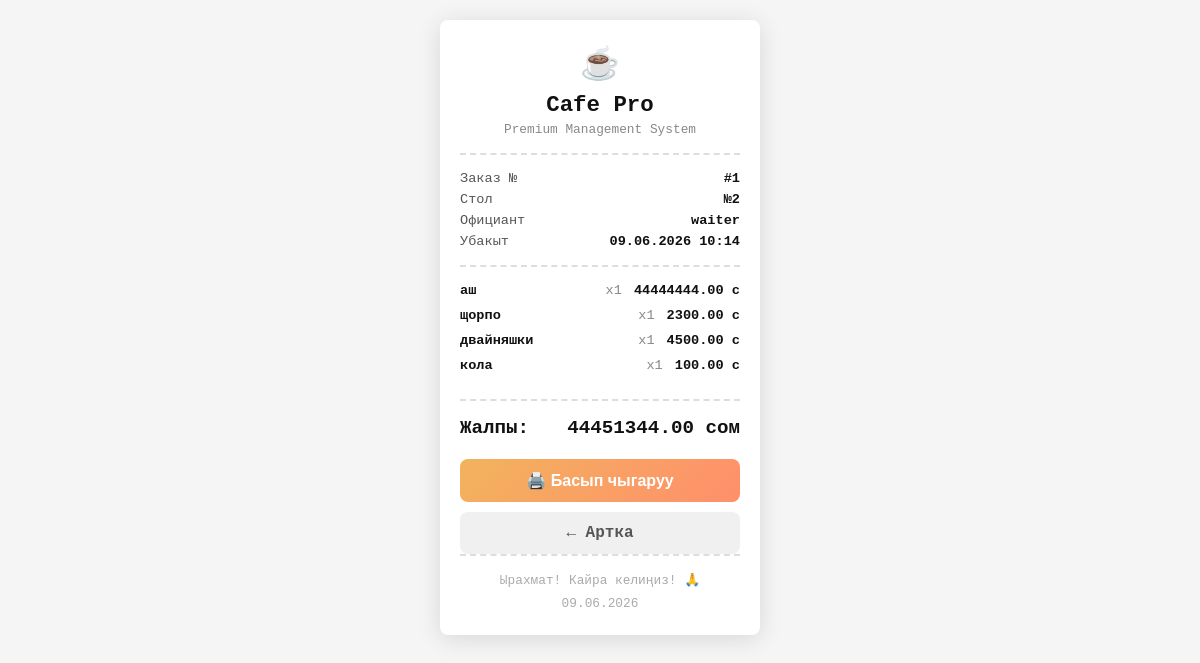
The page /receipt/1/ (signed in) on the database its author committed.
### cafe/models.py (models this page shows, shortened)
class Order(models.Model):
    STATUS_CHOICES = [
        ('open', 'Ачык'),
        ('closed', 'Жабык'),
        ('cancelled', 'Жокко чыгарылган'),
    ]
    table = models.ForeignKey(Table, on_delete=models.CASCADE)
    waiter = models.ForeignKey(User, on_delete=models.CASCADE)
    status = models.CharField(max_length=20, choices=STATUS_CHOICES, default='open')
    created_at = models.DateTimeField(auto_now_add=True)
    closed_at = models.DateTimeField(null=True, blank=True)
    def total(self):
        return sum(item.subtotal() for item in self.orderitem_set.all())

class Table(models.Model):
    STATUS_CHOICES = [
        ('free', 'Бош'),
        ('busy', 'Ээленген'),
        ('selected', 'Тандалган'),
    ]
    number = models.IntegerField(unique=True)        # Стол номери
    seats = models.IntegerField()                    # Орун саны
    status = models.CharField(max_length=20, choices=STATUS_CHOICES, default='free')

class OrderItem(models.Model):
    order = models.ForeignKey(Order, on_delete=models.CASCADE)
    menu_item = models.ForeignKey(MenuItem, on_delete=models.CASCADE)
    quantity = models.IntegerField(default=1)        # Саны
    def subtotal(self):
        return self.menu_item.price * self.quantity

class MenuItem(models.Model):
    category = models.ForeignKey(Category, on_delete=models.CASCADE)
    name = models.CharField(max_length=200)          # Тамактын аты
    price = models.DecimalField(max_digits=10, decimal_places=2)  # Баасы
    image = models.ImageField(upload_to='menu/', blank=True, null=True)
    is_available = models.BooleanField(default=True) # Бар/Жок

### cafe/views.py (the view)
# urls.py: path('receipt/<int:order_id>/', views.print_receipt, name='print_receipt'),
@login_required
def print_receipt(request, order_id):
    order = get_object_or_404(Order, id=order_id)
    order_items = order.orderitem_set.all()
    context = {
        'order': order,
        'order_items': order_items,
        'total': order.total(),
    }
    return render(request, 'receipt.html', context)

### templates/receipt.html (shortened to what this page needs)
{% load static %}
<!DOCTYPE html>
<html lang="ky">
<head>
</head>
<body>
    <div class="receipt">
        <div class="receipt-header">
            <div class="receipt-logo">☕</div>
            <div class="receipt-title">Cafe Pro</div>
            <div class="receipt-sub">Premium Management System</div>
        </div>
        <div class="receipt-info">
            <div>
                <span>Заказ №</span>
                <span>#{{ order.id }}</span>
            </div>
            <div>
                <span>Стол</span>
                <span>№{{ order.table.number }}</span>
            </div>
            <div>
                <span>Официант</span>
                <span>{{ order.waiter.username }}</span>
            </div>
            <div>
                <span>Убакыт</span>
                <span>{{ order.created_at|date:"d.m.Y H:i" }}</span>
            </div>
        </div>
        <div class="receipt-items">
            {% for item in order_items %}
            <div class="receipt-item">
                <span class="item-name">{{ item.menu_item.name }}</span>
                <span class="item-qty">x{{ item.quantity }}</span>
                <span class="item-price">{{ item.subtotal }} с</span>
            </div>
            {% endfor %}
        </div>
        <div class="receipt-total">
            <span>Жалпы:</span>
            <span>{{ total }} сом</span>
        </div>
        <button class="btn-print" onclick="window.print()">
            🖨️ Басып чыгаруу
        </button>
        <a href="{% url 'order_history' %}" class="btn-back">
            ← Артка
        </a>
        <div class="receipt-footer">
            <p>Ырахмат! Кайра келиңиз! 🙏</p>
            <p style="margin-top:8px;">{{ order.created_at|date:"d.m.Y" }}</p>
        </div>
    </div>
</body>
</html>

### templates/receipt.html (style rules this page uses)
* { box-sizing: border-box; margin: 0; padding: 0; }
body { font-family: 'Courier New', monospace; background: #f5f5f5; display: flex; justify-content: center; padding: 20px; }
.receipt { background: white; width: 320px; padding: 24px 20px; border-radius: 8px; box-shadow: 0 4px 24px rgba(0,0,0,0.12); }
.receipt-header { text-align: center; border-bottom: 2px dashed #ddd; padding-bottom: 16px; margin-bottom: 16px; }
.receipt-logo { font-size: 2rem; margin-bottom: 8px; }
.receipt-title { font-size: 1.4rem; font-weight: 800; color: #111; }
.receipt-sub { font-size: 0.8rem; color: #888; margin-top: 4px; }
.receipt-info { margin-bottom: 16px; font-size: 0.85rem; color: #555; }
.receipt-info div { display: flex; justify-content: space-between; margin-bottom: 6px; }
.receipt-info span:last-child { font-weight: 700; color: #111; }
.receipt-items { border-top: 2px dashed #ddd; border-bottom: 2px dashed #ddd; padding: 16px 0; margin-bottom: 16px; }
.receipt-item { display: flex; justify-content: space-between; align-items: start; margin-bottom: 10px; font-size: 0.85rem; }
.item-name { flex: 1; color: #111; font-weight: 600; }
.item-qty { color: #888; margin: 0 12px; white-space: nowrap; }
.item-price { font-weight: 700; color: #111; white-space: nowrap; }
.receipt-total { display: flex; justify-content: space-between; font-size: 1.2rem; font-weight: 800; color: #111; margin-bottom: 20px; }
.receipt-footer { text-align: center; font-size: 0.8rem; color: #aaa; border-top: 2px dashed #ddd; padding-top: 16px; }
.btn-print { display: block; width: 100%; padding: 12px; background: linear-gradient(135deg, #f2b35d, #ff8f6b); border: none; border-radius: 8px; font-size: 1rem; font-weight: 700; color: white; cursor: pointer; margin-bottom: 10px; }
.btn-back { display: block; width: 100%; padding: 12px; background: #f0f0f0; border: none; border-radius: 8px; font-size: 1rem; font-weight: 700; color: #555; cursor: pointer; text-align: center; text-decoration: none; }

### rows shown on the page
Order: id "1", table.number "2", waiter.username "waiter", created_at "09.06.2026 10:14", created_at "09.06.2026"
OrderItem: menu_item.name "аш", quantity "1", subtotal "44444444.00"
OrderItem: menu_item.name "щорпо", quantity "1", subtotal "2300.00"
OrderItem: menu_item.name "двайняшки", quantity "1", subtotal "4500.00"
OrderItem: menu_item.name "кола", quantity "1", subtotal "100.00"

### other values the page prints
{{ total }} "44451344.00"
